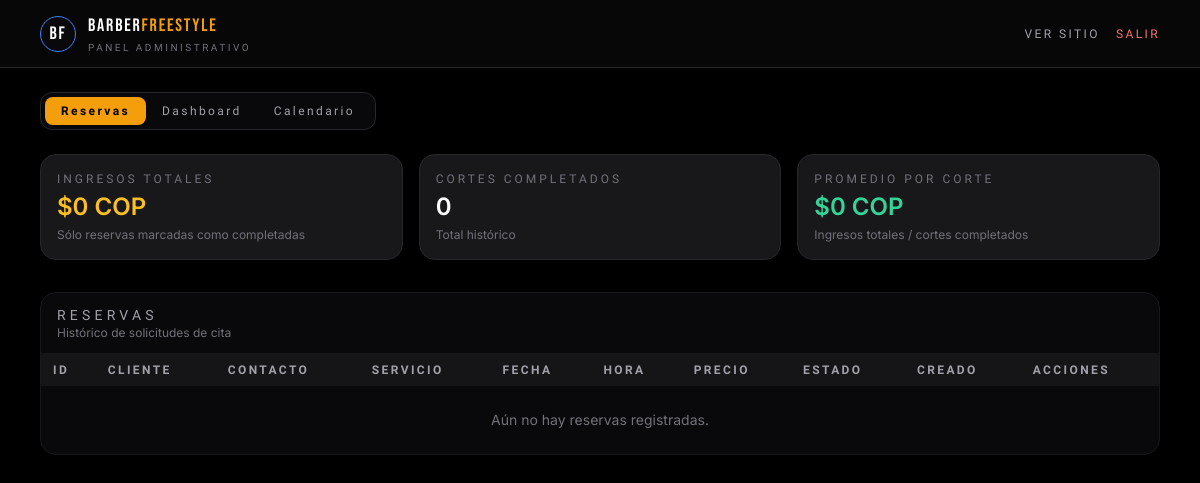
Before: /admin (signed in) with the older database file.
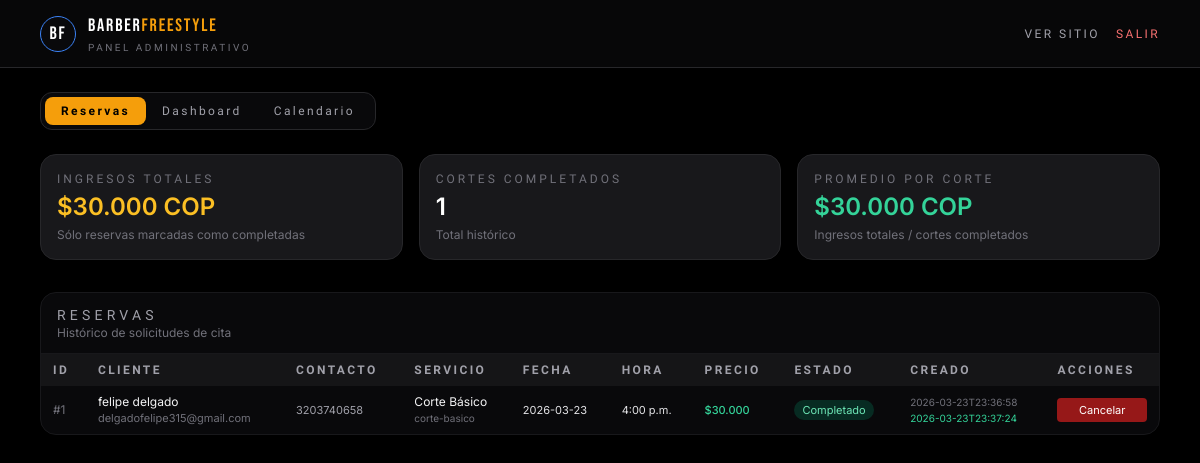
After: the same page with the newer database file.
### tables this page shows
CREATE TABLE bookings (
               id INTEGER PRIMARY KEY AUTOINCREMENT,
               name TEXT NOT NULL,
               phone TEXT NOT NULL,
               email TEXT,
               service_slug TEXT NOT NULL,
               service_name TEXT NOT NULL,
               price INTEGER NOT NULL,
               date TEXT NOT NULL,
               time TEXT NOT NULL,
               notes TEXT,
               status TEXT NOT NULL DEFAULT 'pendiente',
               created_at TEXT NOT NULL,
               completed_at TEXT
           );

### app.py (the view)
    def wrapper(*args, **kwargs):
        if not session.get('admin_logged_in'):
            return redirect(url_for('admin_login'))
        return view_func(*args, **kwargs)

### app.py (called while the page is built)
@app.template_filter('time_12h')
def time_12h(value: str) -> str:
    if not value:
        return ''
    for fmt in ('%H:%M', '%H:%M:%S'):
        try:
            dt = datetime.strptime(value, fmt)
            out = dt.strftime('%I:%M %p').lstrip('0')
            return (
                out.replace('AM', 'a.m.').replace('PM', 'p.m.')
            )
        except ValueError:
            continue
    return value

def get_db_connection():
    conn = sqlite3.connect(DB_PATH)
    conn.row_factory = sqlite3.Row
    return conn

def login_required(view_func):
    def wrapper(*args, **kwargs):
        if not session.get('admin_logged_in'):
            return redirect(url_for('admin_login'))
        return view_func(*args, **kwargs)
    wrapper.__name__ = view_func.__name__
    return wrapper

### templates/admin_dashboard.html (shortened to what this page needs)
<!DOCTYPE html>
<html lang="es">
<head>
  <script src="https://cdn.tailwindcss.com"></script>
  <link href="https://cdn.jsdelivr.net/npm/fullcalendar@6.1.15/main.min.css" rel="stylesheet">
</head>
<body class="min-h-screen bg-black text-white">
  <nav class="border-b border-zinc-800 bg-zinc-950/80 backdrop-blur">
    <div class="max-w-6xl mx-auto px-4 py-3 flex items-center justify-between">
      <div class="flex items-center gap-3">
        <div class="w-9 h-9 rounded-full bg-zinc-950 flex items-center justify-center border border-blue-500">
          <span class="font-bebas text-lg tracking-widest text-white">BF</span>
        </div>
        <div>
          <div class="font-bebas text-lg tracking-widest">BARBER<span class="text-amber-500">FREESTYLE</span></div>
          <div class="text-[10px] font-rajdhani tracking-[0.25em] uppercase text-zinc-500">Panel Administrativo</div>
        </div>
      </div>
      <div class="flex items-center gap-4 text-xs font-rajdhani tracking-[0.2em] uppercase">
        <a href="/" class="text-zinc-400 hover:text-white">Ver sitio</a>
        <a href="{{ url_for('admin_logout') }}" class="text-red-400 hover:text-red-300">Salir</a>
      </div>
    </div>
  </nav>
  <main class="max-w-6xl mx-auto px-4 py-6">
    <div class="mb-6 flex justify-between items-center">
      <div class="inline-flex rounded-xl bg-zinc-950 border border-zinc-800 p-1 text-xs font-rajdhani uppercase tracking-[0.2em]">
        <button type="button" data-admin-view="reservas" class="px-4 py-1.5 rounded-lg bg-amber-500 text-black font-semibold shadow-sm">Reservas</button>
        <button type="button" data-admin-view="dashboard" class="px-4 py-1.5 rounded-lg text-zinc-400 hover:text-white">Dashboard</button>
        <button type="button" data-admin-view="calendar" class="px-4 py-1.5 rounded-lg text-zinc-400 hover:text-white">Calendario</button>
      </div>
    </div>
    <section data-view-section="dashboard,reservas" class="grid grid-cols-1 md:grid-cols-3 gap-4 mb-8">
      <div class="bg-zinc-900 border border-zinc-800 rounded-2xl p-4">
        <div class="text-xs font-rajdhani tracking-[0.25em] uppercase text-zinc-500 mb-1">Ingresos totales</div>
        <div class="text-2xl font-semibold text-amber-400">${{ '{:,}'.format(total_ingresos).replace(',', '.') }} COP</div>
        <p class="text-xs text-zinc-500 mt-1">Sólo reservas marcadas como completadas</p>
      </div>
      <div class="bg-zinc-900 border border-zinc-800 rounded-2xl p-4">
        <div class="text-xs font-rajdhani tracking-[0.25em] uppercase text-zinc-500 mb-1">Cortes completados</div>
        <div class="text-2xl font-semibold">{{ total_cortes }}</div>
        <p class="text-xs text-zinc-500 mt-1">Total histórico</p>
      </div>
      <div class="bg-zinc-900 border border-zinc-800 rounded-2xl p-4">
        <div class="text-xs font-rajdhani tracking-[0.25em] uppercase text-zinc-500 mb-1">Promedio por corte</div>
        <div class="text-2xl font-semibold text-emerald-400">${{ '{:,}'.format(promedio_por_corte).replace(',', '.') }} COP</div>
        <p class="text-xs text-zinc-500 mt-1">Ingresos totales / cortes completados</p>
      </div>
    </section>
    <section data-view-section="reservas" class="bg-zinc-950 border border-zinc-900 rounded-2xl overflow-hidden hidden">
      <div class="px-4 py-3 border-b border-zinc-900 flex items-center justify-between">
        <div>
          <h2 class="font-rajdhani text-sm tracking-[0.3em] uppercase text-zinc-400">Reservas</h2>
          <p class="text-xs text-zinc-500">Histórico de solicitudes de cita</p>
        </div>
      </div>
      <div class="overflow-x-auto">
        <table class="min-w-full text-xs">
          <thead class="bg-zinc-900/80 text-zinc-400 font-rajdhani uppercase tracking-[0.2em]">
            <tr>
              <th class="px-3 py-2 text-left">ID</th>
              <th class="px-3 py-2 text-left">Cliente</th>
              <th class="px-3 py-2 text-left">Contacto</th>
              <th class="px-3 py-2 text-left">Servicio</th>
              <th class="px-3 py-2 text-left">Fecha</th>
              <th class="px-3 py-2 text-left">Hora</th>
              <th class="px-3 py-2 text-left">Precio</th>
              <th class="px-3 py-2 text-left">Estado</th>
              <th class="px-3 py-2 text-left">Creado</th>
              <th class="px-3 py-2 text-left">Acciones</th>
            </tr>
          </thead>
          <tbody class="divide-y divide-zinc-900">
            {% for b in bookings %}
              <tr class="hover:bg-zinc-900/60">
                <td class="px-3 py-2 text-zinc-500">#{{ b.id }}</td>
                <td class="px-3 py-2">
                  <div class="text-zinc-100">{{ b.name }}</div>
                  {% if b.email %}
                    <div class="text-[11px] text-zinc-500">{{ b.email }}</div>
                  {% endif %}
                </td>
                <td class="px-3 py-2 text-[11px] text-zinc-400">
                  {{ b.phone }}
                </td>
                <td class="px-3 py-2">
                  <div class="text-zinc-100 text-xs">{{ b.service_name }}</div>
                  <div class="text-[10px] text-zinc-500">{{ b.service_slug }}</div>
                </td>
                <td class="px-3 py-2 text-[11px] text-zinc-200">{{ b.date }}</td>
                <td class="px-3 py-2 text-[11px] text-zinc-200">{{ b.time|time_12h }}</td>
                <td class="px-3 py-2 text-[11px] text-emerald-400 font-medium">
                  ${{ '{:,}'.format(b.price).replace(',', '.') }}
                </td>
                <td class="px-3 py-2">
                  {% if b.status == 'completado' %}
                    <span class="inline-flex items-center px-2 py-0.5 rounded-full bg-emerald-900/50 text-emerald-300 text-[11px]">Completado</span>
                  {% elif b.status == 'cancelado' %}
                    <span class="inline-flex items-center px-2 py-0.5 rounded-full bg-red-900/40 text-red-300 text-[11px]">Cancelado</span>
                  {% else %}
                    <span class="inline-flex items-center px-2 py-0.5 rounded-full bg-amber-900/40 text-amber-300 text-[11px]">Pendiente</span>
                  {% endif %}
                </td>
                <td class="px-3 py-2 text-[10px] text-zinc-500">
                  {{ b.created_at }}
                  {% if b.completed_at %}<br><span class="text-emerald-400">{{ b.completed_at }}</span>{% endif %}
                </td>
                <td class="px-3 py-2 text-[11px]">
                  <div class="flex flex-col gap-1">
                    {% if b.status != 'cancelado' %}
                      <form method="post" action="{{ url_for('admin_cancel_booking', booking_id=b.id) }}">
                        <button class="w-full px-2 py-1 rounded bg-red-700/80 hover:bg-red-700 text-white">Cancelar</button>
                      </form>
                    {% endif %}
                  </div>
                </td>
              </tr>
            {% else %}
              <tr>
                <td colspan="10" class="px-3 py-6 text-center text-sm text-zinc-500">Aún no hay reservas registradas.</td>
              </tr>
            {% endfor %}
          </tbody>
        </table>
      </div>
    </section>
  </main>
</body>
</html>

### templates/admin_dashboard.html (style rules this page uses)
body { font-family: 'Inter', sans-serif; }
.font-bebas { font-family: 'Bebas Neue', cursive; }
.font-rajdhani { font-family: 'Rajdhani', sans-serif; }

Changed rows visible on the page:
added bookings: id "1", name "felipe delgado", email "delgadofelipe315@gmail.com", phone "3203740658", service_name "Corte Básico", service_slug "corte-basico", date "2026-03-23", time "4:00 p.m.", price "30.000", status "Completado", created_at "2026-03-23T23:36:58", completed_at "2026-03-23T23:37:24"
Other visible differences:
{{ '{:,}'.format(total_ingresos).replace(',', '.') }}: "0" → "30.000"
{{ total_cortes }}: "0" → "1"
{{ '{:,}'.format(promedio_por_corte).replace(',', '.') }}: "0" → "30.000"
text no longer shown: "Aún no hay reservas registradas."
